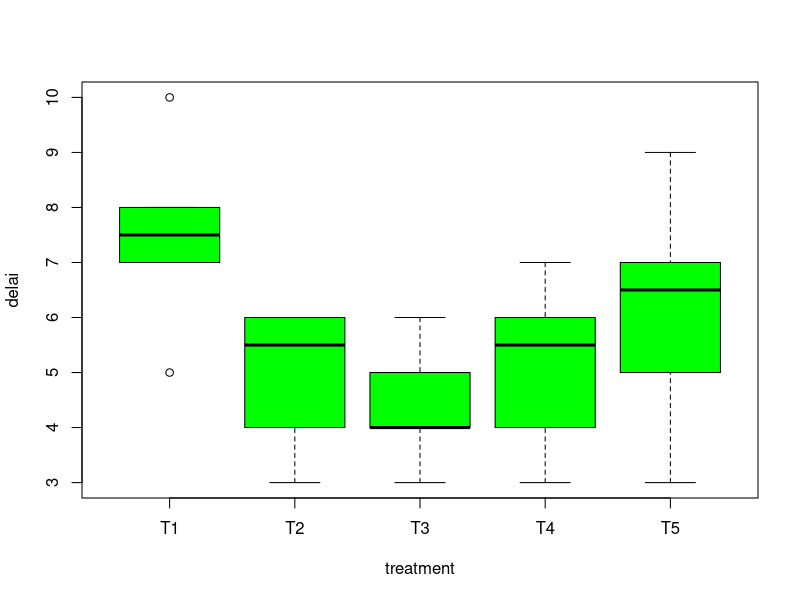
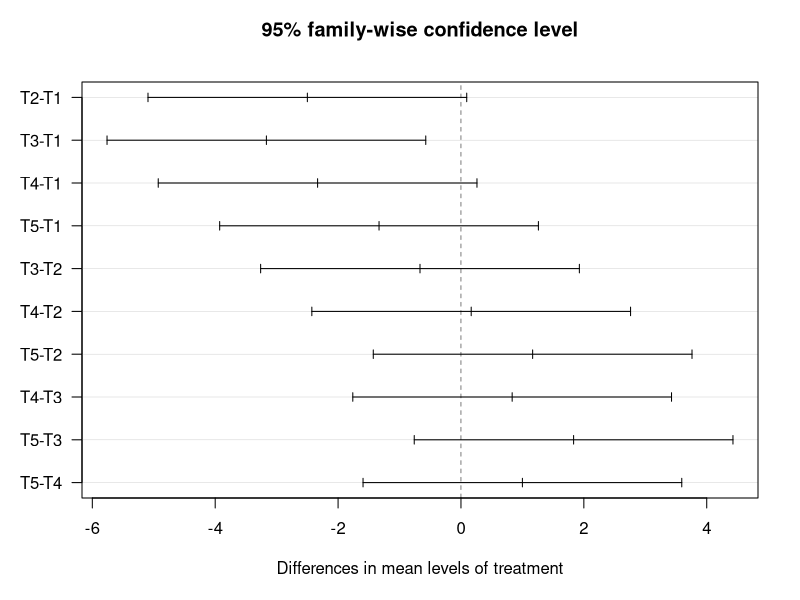

Reproduce these figures in R, in order.
# Title     : TODO
# Objective : TODO
# Created by: carloscaro
# Created on: 2020-06-08

X = data.frame(T1=c(5,8,7,7,10,8), T2=c(4,6,6,3,5,6),
               T3=c(6,4,4,5,4,3),T4=c(7,4,6,6,3,5),
               T5=c(9,3,5,7,7,6))

delai <- stack(X)$values # This is the response
# Transpose of Y, the big vector

treatment <- factor(rep(c('T1','T2','T3','T4','T5'),each=6))
# ^ that's the factor
# shortcut to write Tn:
# paste('T',1:5,sep='') .... useful if we have to write many numbers
plot(delai~treatment,col='green')

# Because we have a very small data set, we are accepting H0 and
# not doing the test for variance and Gaussian
myaov = aov(delai~treatment)
summary(myaov)
# based on the p-value=1%, we take H0 and we conclude that there isnt
# much influence

model <- lm(delai~treatment)
summary(model)

# Comparing all the factors
library(gmodels)
cmat <- rbind(":2 versus 3"=c(0,1,-1,0,0))
fit.contrast(myaov,treatment,cmat)
# the output shows a big p-value so we accept H0
# this means that T2 and T3 are considered equals

# In theory, we should perform this test for every combination
# but it would take a lot of time.
# Here is how to make it collectively:
pairwise.t.test(delai,treatment,p.adjust="bonf")
# the output shows "t tests wit pooled SD" which means that for
# level, the variances are equal
# For example, we can conclude that T3 and T1 are different
# because their p-value is 1.4% so we accepted H1

# Checking if 0 is inside
TukeyHSD(myaov)
par(las=1)
plot(TukeyHSD(myaov))
# This shows the difference among all pairs and we see that
# between T1 and T3, the difference doesnt include 0 which
# explains why they are different (we can also see why other facors
#  are considered the same)
# we can change the confidence level by using the parameter:
# conf.level
